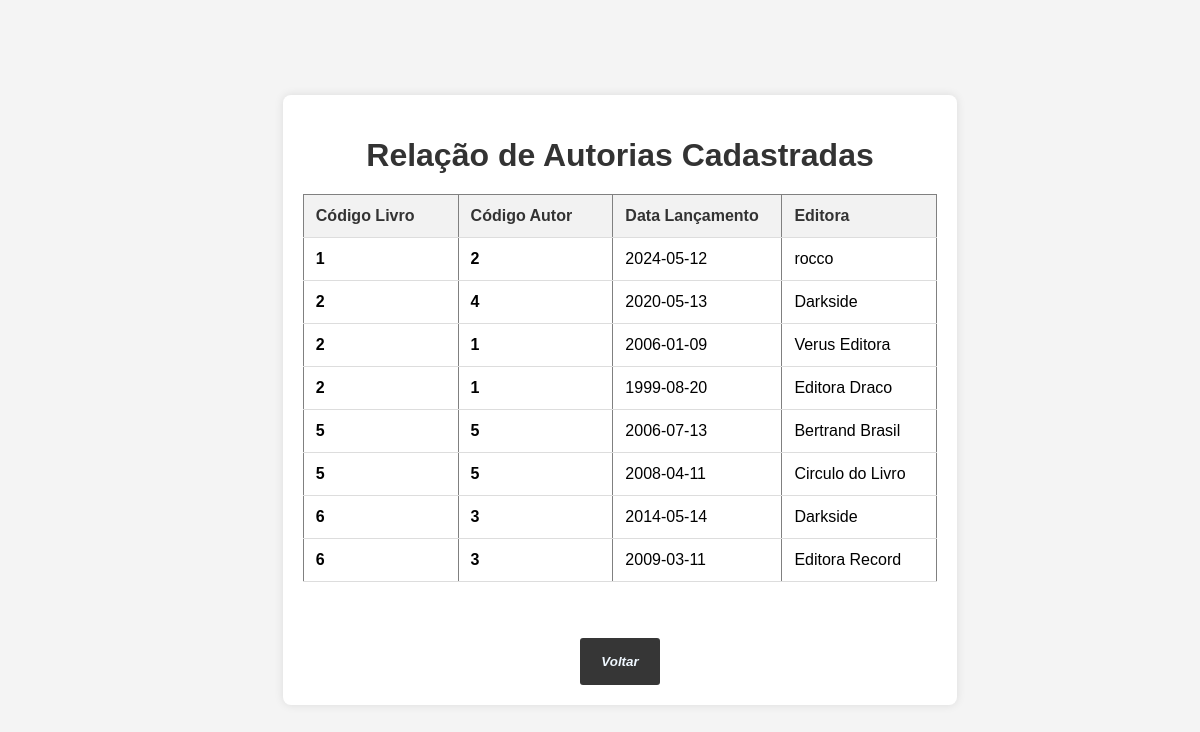
The page /PHPs/ListarAutoria.php on the database its author committed.
### tables this page shows
CREATE TABLE `autoria` (
  `Cod_Autor` int(11) NOT NULL,
  `Cod_Livro` int(11) NOT NULL,
  `DataLacamento` date NOT NULL,
  `Editora` varchar(40) NOT NULL
);

### PHPs/Autoria.php (called while the page is built, shortened)
<?php
class Autoria{
    function listar(){
        try {
           $this->conn = new Conectar();
           $sql = $this->conn-> query("select * from autoria order by Cod_Autor");
           $sql ->execute();
           return $sql->fetchAll();
        } catch (PDOException $exc) {
            echo "Erro ao executar a consulta." . $exc->getMessage();
        }
    }
}
?>

### PHPs/ListarAutoria.php (the view, shortened to what this page needs)
<!DOCTYPE html>
<html lang="en">
<head>
    <link rel="stylesheet" href="../CSS//StyleAutoria.css">
</head>
<body>
<?php
include_once './Autoria.php';
$p = new Autoria();
$pro_bd = $p->listar();
?>
<center>
<div class="container">
        <h1>Relação de Autorias Cadastradas</h1>
        <table border="1">
            <tr>
                <th>Código Livro</th>
                <th>Código Autor</th>
                <th>Data Lançamento</th>
                <th>Editora</th>
            </tr>
            <?php
            foreach ($pro_bd as $pro_mostrar) {
            ?>
            <tr>
                <td><b><?php echo $pro_mostrar[0]; ?></b></td>
                <td><b><?php echo $pro_mostrar[1]; ?></b></td>
                <td><?php echo $pro_mostrar[2]; ?></td>
                <td><?php echo $pro_mostrar[3]; ?></td>
            </tr>
            <?php
            }
            ?>
        </table>
        <div class = frase>
           <br><br><button><b><a href="../MenuLivraria.html">Voltar</a></button>
            </div></b>
        </div>
        </center>
    </body>
</html>

### CSS/StyleAutoria.css (style rules this page uses)
body { font-family: 'Century Gothic', sans-serif; background-color: #f4f4f4; margin: 0; padding: 20px; display: flex; justify-content: center; align-items: center; height: 100vh; box-sizing: border-box; }
.container { width: 100%; max-width: 1200px; margin: 0 auto; background: #fff; padding: 20px; box-shadow: 0 0 10px rgba(0, 0, 0, 0.1); border-radius: 8px; overflow-x: auto; }
h1 { text-align: center; font-size: 2em; color: #333; margin-bottom: 20px; }
table { width: 100%; border-collapse: collapse; margin-bottom: 20px; }
th, td { padding: 12px; text-align: left; border-bottom: 1px solid #ddd; min-width: 120px; }
th { background-color: #f2f2f2; color: #333; font-weight: bold; }
.frase { text-align: center; }
.frase button { background: none; border: none; background-color: #363636; border-radius: 3px; }
.frase button a { text-decoration: none; padding: 15px; display: inline-block; transition: background .6s; color: aliceblue; font-style: oblique; }

### rows shown on the page
autoria: Cod_Autor "1", Cod_Livro "2", DataLacamento "2024-05-12", Editora "rocco"
autoria: Cod_Autor "2", Cod_Livro "4", DataLacamento "2020-05-13", Editora "Darkside"
autoria: Cod_Autor "2", Cod_Livro "1", DataLacamento "2006-01-09", Editora "Verus Editora"
autoria: Cod_Autor "2", Cod_Livro "1", DataLacamento "1999-08-20", Editora "Editora Draco"
autoria: Cod_Autor "5", Cod_Livro "5", DataLacamento "2006-07-13", Editora "Bertrand Brasil"
autoria: Cod_Autor "5", Cod_Livro "5", DataLacamento "2008-04-11", Editora "Circulo do Livro"
autoria: Cod_Autor "6", Cod_Livro "3", DataLacamento "2014-05-14", Editora "Darkside"
autoria: Cod_Autor "6", Cod_Livro "3", DataLacamento "2009-03-11", Editora "Editora Record"
